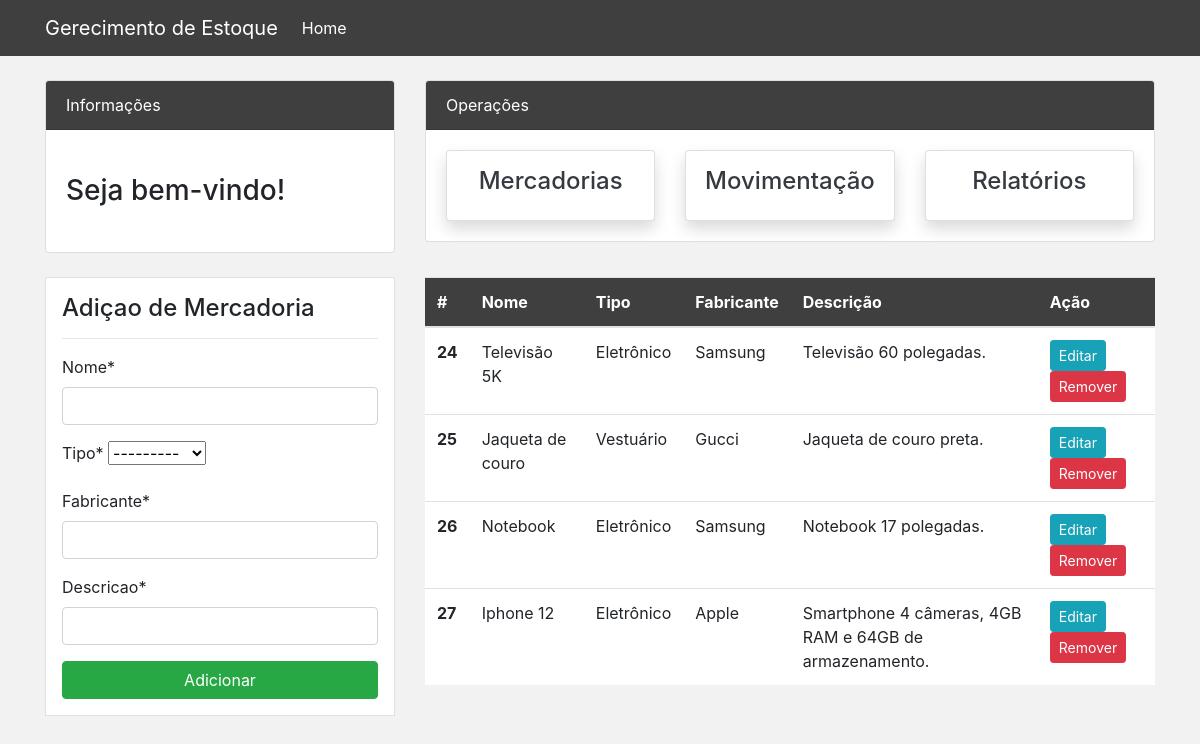
The app's page /mercadorias/ with its own data.
### dashboard/models.py (models this page shows, shortened)
class Mercadoria(models.Model):
    nome = models.CharField(max_length=100, null=True)
    tipo = models.CharField(max_length=100, choices=TIPO, null=True)
    fabricante = models.CharField(max_length=100, null=True)
    descricao = models.CharField(max_length=100, null=True)
    quantidade = models.IntegerField(default=0)
    entradaQuantidade = models.IntegerField(default=0)
    saidaQuantidade = models.IntegerField(default=0)
    class Meta:
        verbose_name_plural = 'Mercadoria'

### dashboard/views.py (the view)
# urls.py: path('mercadorias/', views.mercadoria, name='dashboard-mercadorias'),
def mercadoria(request):
    items = Mercadoria.objects.all()
    if request.method == 'POST':
        form = MercadoriaForm(request.POST)
        if form.is_valid():
            form.save()
            nomeMercadoria = form.cleaned_data.get('nome')
            messages.add_message(request, messages.ERROR, f'Mercadoria({nomeMercadoria}) adicionada', extra_tags='green')
            return redirect('dashboard-mercadorias')
    else:
        form = MercadoriaForm()
    context = {
        'items': items,
        'form': form,
    }
    return render(request, 'dashboard/mercadorias.html', context)

### dashboard/forms.py
class MercadoriaForm(forms.ModelForm):
    class Meta:
        model = Mercadoria
        fields = ['nome', 'tipo', 'fabricante', 'descricao',]

### templates/dashboard/mercadorias.html (shortened to what this page needs)
{% extends 'partials/base.html' %}
{% load crispy_forms_tags %}
{% block content %}
<div class="container">
    <div class="row my-4">
        <div class="col-md-4">
            <div class="border bg-white p-3">
                <h4>Adiçao de Mercadoria</h4>
                <hr>
                <form method="POST">
                    {{ form|crispy }}
                    <input class="btn btn-success btn-block" type="submit" value="Adicionar">
                </form>
            </div>
        </div>
        <div class="col-md-8">
            <table class="table bg-white">
                <thead style="background-color: #3F3F3F;">
                    <tr class="text-white">
                        <th scope="col">#</th>
                        <th scope="col">Nome</th>
                        <th scope="col">Tipo</th>
                        <th scope="col">Fabricante</th>
                        <th scope="col">Descrição</th>
                        <th scope="col">Ação</th>
                    </tr>
                </thead>
                <tbody>
                    {% for item in items %}
                    <tr>
                        <th scope="row">{{ item.id }}</th>
                        <td>{{ item.nome }}</td>
                        <td>{{ item.tipo }}</td>
                        <td>{{ item.fabricante }}</td>
                        <td>{{ item.descricao }}</td>
                        <td>
                            <a class="btn btn-info btn-sm" href="{% url 'dashboard-mercadoria-update' item.id %}">Editar</a>
                            <a class="btn btn-danger btn-sm" href="{% url 'dashboard-mercadoria-delete' item.id %}">Remover</a>
                        </td>
                    </tr>
                    {% endfor %}
                </tbody>
            </table>
        </div>
    </div>
</div>
{% endblock %}

### static/style.css (style rules this page uses)
body { background: rgb(145, 92, 92); }

### templates/partials/base.html (style rules this page uses)
body { background: #F2F2F2; }

### records on screen
Mercadoria: id "24", nome "Televisão 5K", tipo "Eletrônico", fabricante "Samsung", descricao "Televisão 60 polegadas."
Mercadoria: id "25", nome "Jaqueta de couro", tipo "Vestuário", fabricante "Gucci", descricao "Jaqueta de couro preta."
Mercadoria: id "26", nome "Notebook", tipo "Eletrônico", fabricante "Samsung", descricao "Notebook 17 polegadas."
Mercadoria: id "27", nome "Iphone 12", tipo "Eletrônico", fabricante "Apple", descricao "Smartphone 4 câmeras, 4GB RAM e 64GB de armazenamento."
